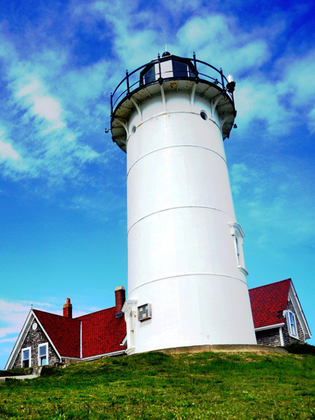
%> input picture Lab Work/7th semester/Digital image processing/lighthouse.png, 315 x 420 px, shrunk from 480 x 640 before the run
$ octave multipleSegmentation.m   (GNU Octave 9; MATLAB toolbox functions it lacks are replaced by stand-ins)
%> lines starting %> are read from the running program, lines starting %| are printed output that depends on the picture
clear all;
clc;

im = imread('lighthouse.png');
%> im is the input picture: size 420x315x3 uint8; mean R, G, B 106.4, 150.1, 171.4
im = rgb2gray(im);
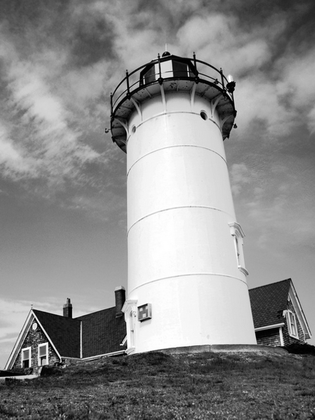
%> im: size 420x315 uint8; min 0, max 255, mean 139.5
figure(),imshow(im);
figure(),imhist(im);
%> after `imhist(im)`:
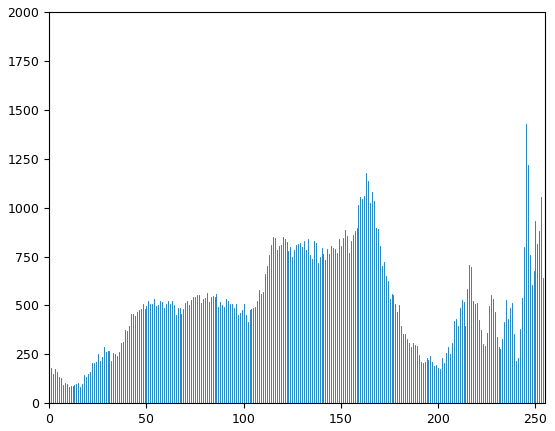
%> figure redrawn from the program's plot data; highest point at x = 245, y = 1428

[row,col] = size(im)
%> row = 420; col = 315
Res = zeros(row,col);


for i=1:row
    for j=1:col
        if(im(i,j)<=55)
            Res(i,j)=0;
        elseif(im(i,j)<=200 && im(i,j)>105)
            Res(i,j)=127;

        else
            Res(i,j)=255;

        end
    end
end
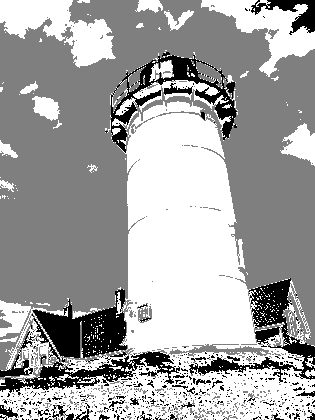
%> Res: size 420x315 double; min 0, max 255, mean 163.8

R = uint8(Res);

figure(),imshow(R);
figure(), imhist(R);
%> after `imhist(R)`:
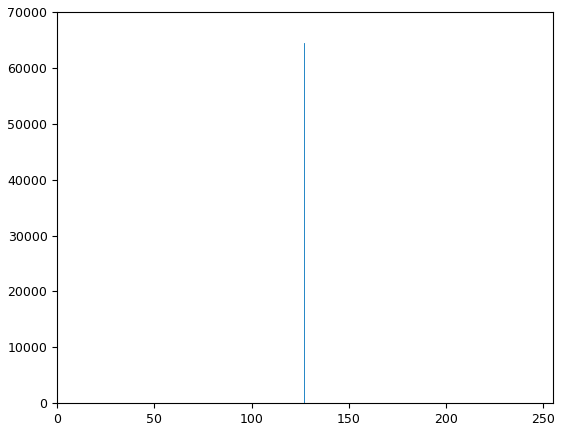
%> figure redrawn from the program's plot data; highest point at x = 127, y = 64414

$ run again, with Lab Work/7th semester/Digital image processing/mark.png copied over Lab Work/7th semester/Digital image processing/lighthouse.png
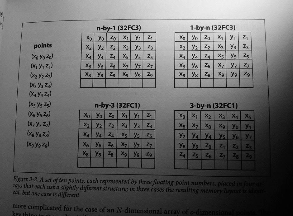
%> input picture Lab Work/7th semester/Digital image processing/mark.png, 293 x 216 px
%> im is the input picture: size 216x293x3 uint8; min 0, max 242, mean 101.4
%> im: size 216x293 uint8
%> after the loop `for i=1:row`:
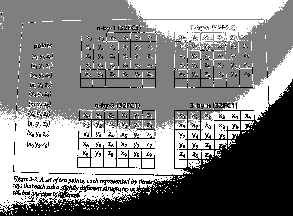
%> Res: size 216x293 double; min 0, max 255, mean 136
%> `imhist(R)`:
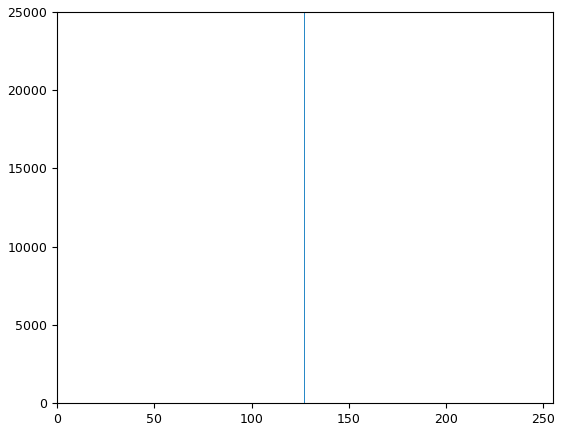
%> figure redrawn from the program's plot data; highest point at x = 127, y = 24991

$ run again, with Lab Work/7th semester/Digital image processing/rice.png copied over Lab Work/7th semester/Digital image processing/lighthouse.png
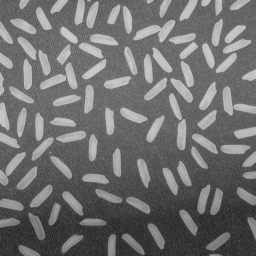
%> input picture Lab Work/7th semester/Digital image processing/rice.png, 256 x 256 px
%> im is the input picture: size 256x256 uint8; min 40, max 204, mean 111.2
%> after the loop `for i=1:row`:
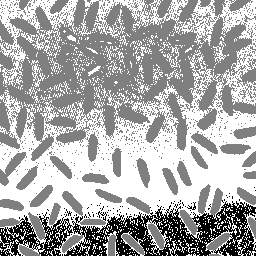
%> Res: size 256x256 double; min 0, max 255, mean 171.6
%> `imhist(R)`:
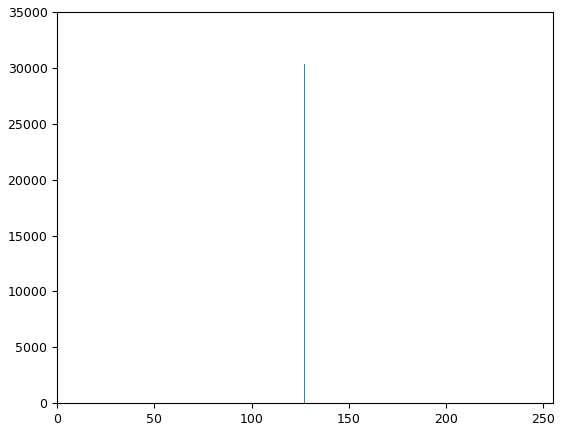
%> figure redrawn from the program's plot data; highest point at x = 127, y = 30320
